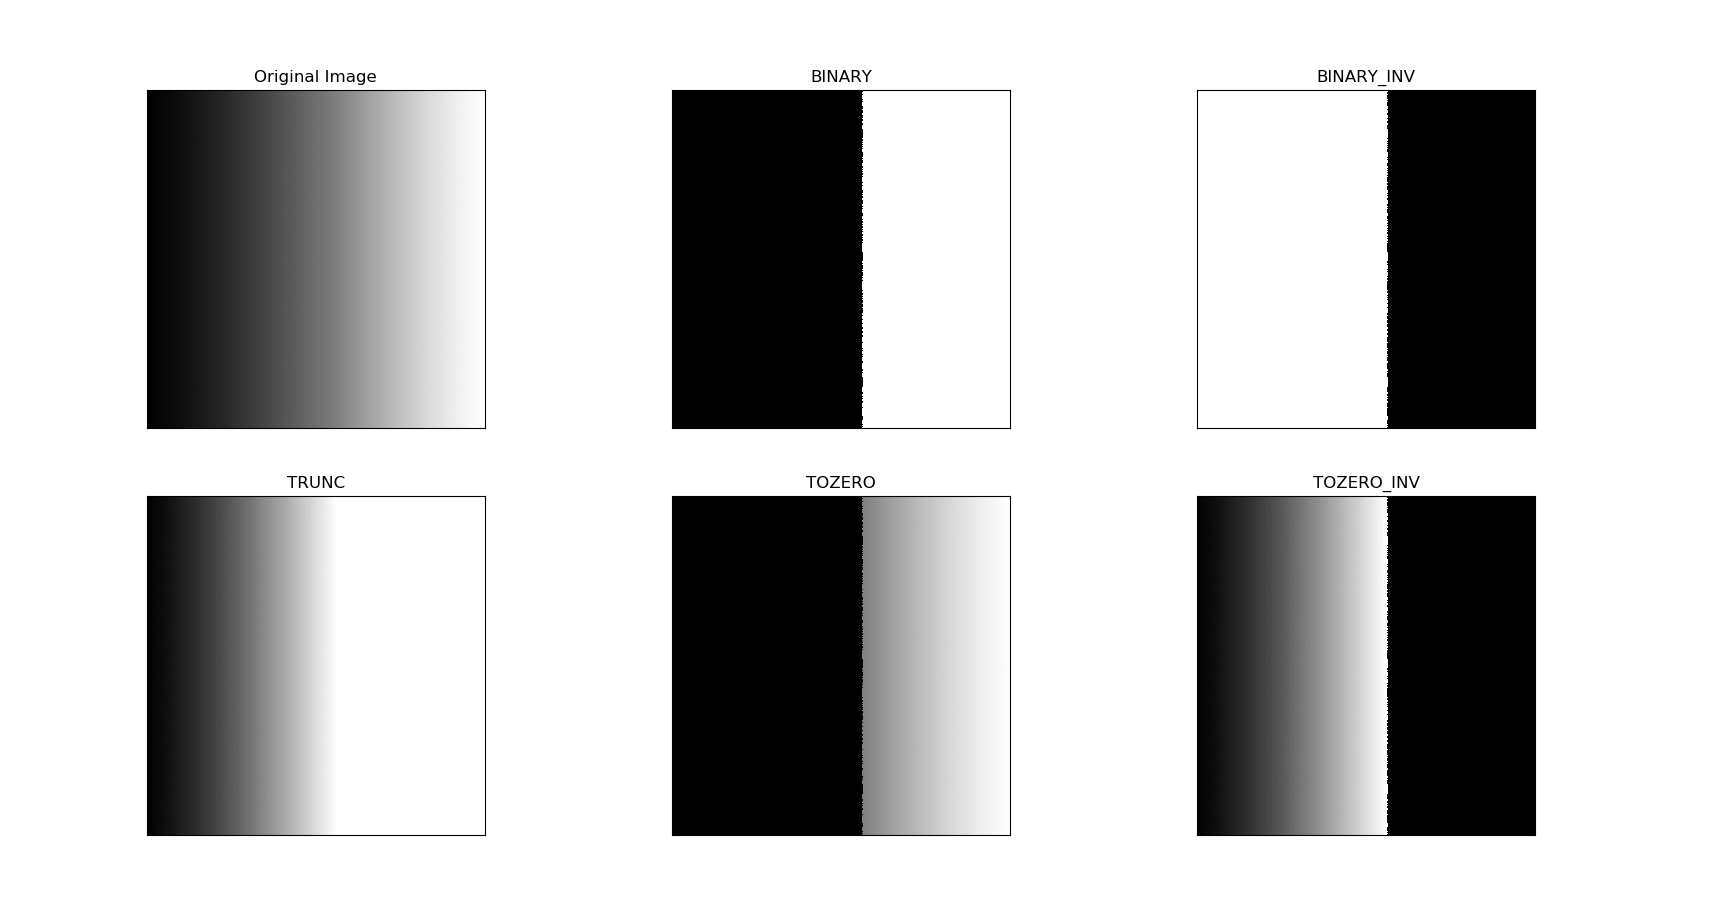

Recreate this plot in Python.
import cv2 
import numpy as np 
from matplotlib import pyplot as plt

img=cv2.imread('gradient.png',0)
ret,thresh1=cv2.threshold(img,127,255,cv2.THRESH_BINARY) 
ret,thresh2=cv2.threshold(img,127,255,cv2.THRESH_BINARY_INV) 
ret,thresh3=cv2.threshold(img,127,255,cv2.THRESH_TRUNC) 
ret,thresh4=cv2.threshold(img,127,255,cv2.THRESH_TOZERO) 
ret,thresh5=cv2.threshold(img,127,255,cv2.THRESH_TOZERO_INV)
titles = ['Original Image','BINARY','BINARY_INV','TRUNC','TOZERO','TOZERO_INV']
images = [img, thresh1, thresh2, thresh3, thresh4, thresh5]
for i in range(6): 
    plt.subplot(2,3,i+1),plt.imshow(images[i],'gray') 
    plt.title(titles[i]) 
    plt.xticks([]),plt.yticks([])
plt.show()
